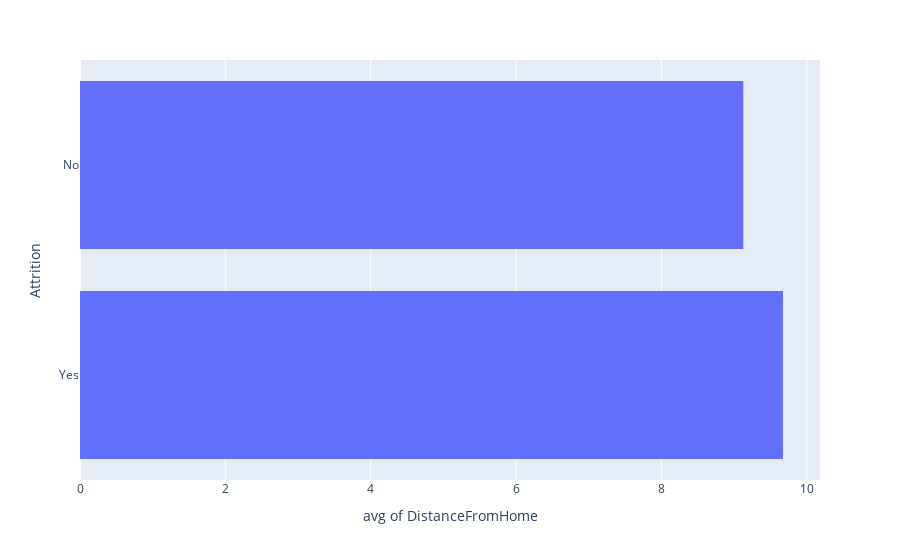

This figure's notebook cell:
### Code cell
px.histogram(df_R_D, x='DistanceFromHome', y='Attrition', histfunc='avg')

### Figure 1 — Plotly figure (JSON) as saved in the notebook; plotly's stock layout.template omitted (floating-point values rounded to 4 significant figures; data arrays with more than 128 entries replaced by an {"elided": "..."} marker saying what was removed)
{"data": [{"alignmentgroup": "True", "bingroup": "y", "histfunc": "avg", "hovertemplate": "avg of DistanceFromHome=%{x}<br>Attrition=%{y}<extra></extra>", "legendgroup": "", "marker": {"color": "#636efa", "pattern": {"shape": ""}}, "name": "", "offsetgroup": "", "orientation": "h", "showlegend": false, "type": "histogram", "x": {"elided": "2824 int values"}, "xaxis": "x", "y": {"elided": "2824 str values"}, "yaxis": "y"}], "layout": {"barmode": "relative", "legend": {"tracegroupgap": 0}, "margin": {"t": 60}, "xaxis": {"anchor": "y", "domain": [0, 1], "title": {"text": "avg of DistanceFromHome"}}, "yaxis": {"anchor": "x", "domain": [0, 1], "title": {"text": "Attrition"}}}}
